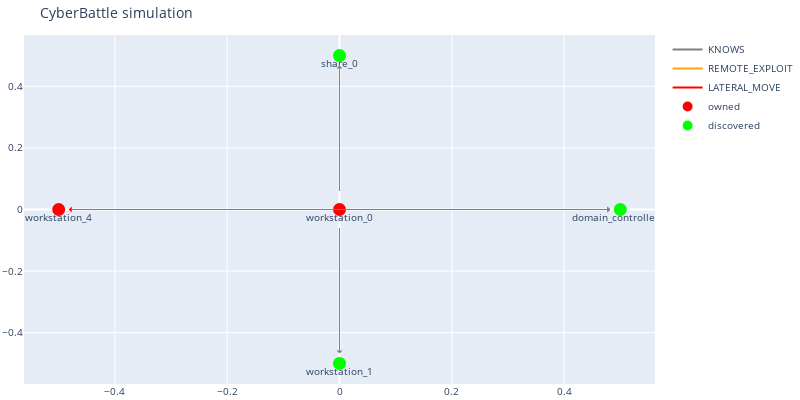

The notebook cell this image was saved under:
### Code cell
c2.run_attack('workstation_4', 'ScanForCreds')
dbg.plot_discovered_network()
c2.print_all_attacks()

### Figure 1 — Plotly figure (JSON) as saved in the notebook; plotly's stock layout.template omitted (floating-point values rounded to 4 significant figures)
{"data": [{"line": {"color": "gray"}, "mode": "lines", "name": "KNOWS", "type": "scatter", "x": [0], "y": [0]}, {"line": {"color": "orange"}, "mode": "lines", "name": "REMOTE_EXPLOIT", "type": "scatter", "x": [0], "y": [0]}, {"line": {"color": "red"}, "mode": "lines", "name": "LATERAL_MOVE", "type": "scatter", "x": [0], "y": [0]}, {"hoverinfo": "text", "marker": {"color": "#D32F2E", "line": {"color": "rgb(255,0,0)", "width": 8}, "size": 5, "symbol": "circle-dot"}, "mode": "markers+text", "name": "owned", "text": ["workstation_0", "workstation_4"], "textposition": "bottom center", "type": "scatter", "x": [0, -0.5], "y": [0, -3.626e-08]}, {"hoverinfo": "text", "marker": {"color": "#0e9d00", "line": {"color": "rgb(0,255,0)", "width": 8}, "size": 5, "symbol": "circle-dot"}, "mode": "markers+text", "name": "discovered", "text": ["domain_controller_1", "share_0", "workstation_1"], "textposition": "bottom center", "type": "scatter", "x": [0.5, -1.59e-08, 1.192e-08], "y": [7.451e-09, 0.5, -0.5]}], "layout": {"annotations": [{"align": "center", "arrowcolor": "gray", "arrowhead": 1, "arrowsize": 1, "arrowwidth": 1, "ax": 0, "axref": "x", "ay": 0, "ayref": "y", "hovertext": "KNOWS", "opacity": 1, "showarrow": true, "standoff": 10, "startstandoff": 10, "x": 0.5, "xref": "x", "y": 7.451e-09, "yref": "y"}, {"align": "center", "arrowcolor": "gray", "arrowhead": 1, "arrowsize": 1, "arrowwidth": 1, "ax": 0, "axref": "x", "ay": 0, "ayref": "y", "hovertext": "KNOWS", "opacity": 1, "showarrow": true, "standoff": 10, "startstandoff": 10, "x": -1.59e-08, "xref": "x", "y": 0.5, "yref": "y"}, {"align": "center", "arrowcolor": "gray", "arrowhead": 1, "arrowsize": 1, "arrowwidth": 1, "ax": 0, "axref": "x", "ay": 0, "ayref": "y", "hovertext": "KNOWS", "opacity": 1, "showarrow": true, "standoff": 10, "startstandoff": 10, "x": 0, "xref": "x", "y": 0, "yref": "y"}, {"align": "center", "arrowcolor": "red", "arrowhead": 1, "arrowsize": 1, "arrowwidth": 1, "ax": 0, "axref": "x", "ay": 0, "ayref": "y", "hovertext": "LATERAL_MOVE", "opacity": 1, "showarrow": true, "standoff": 10, "startstandoff": 10, "x": -0.5, "xref": "x", "y": -3.626e-08, "yref": "y"}, {"align": "center", "arrowcolor": "gray", "arrowhead": 1, "arrowsize": 1, "arrowwidth": 1, "ax": 0, "axref": "x", "ay": 0, "ayref": "y", "hovertext": "KNOWS", "opacity": 1, "showarrow": true, "standoff": 10, "startstandoff": 10, "x": 1.192e-08, "xref": "x", "y": -0.5, "yref": "y"}, {"align": "center", "arrowcolor": "gray", "arrowhead": 1, "arrowsize": 1, "arrowwidth": 1, "ax": -0.5, "axref": "x", "ay": -3.626e-08, "ayref": "y", "hovertext": "KNOWS", "opacity": 1, "showarrow": true, "standoff": 10, "startstandoff": 10, "x": 0.5, "xref": "x", "y": 7.451e-09, "yref": "y"}], "autosize": false, "font": {"size": 10}, "height": 400, "hovermode": "closest", "margin": {"b": 15, "l": 2, "r": 2, "t": 35}, "showlegend": true, "title": {"text": "CyberBattle simulation"}, "width": 800}}
